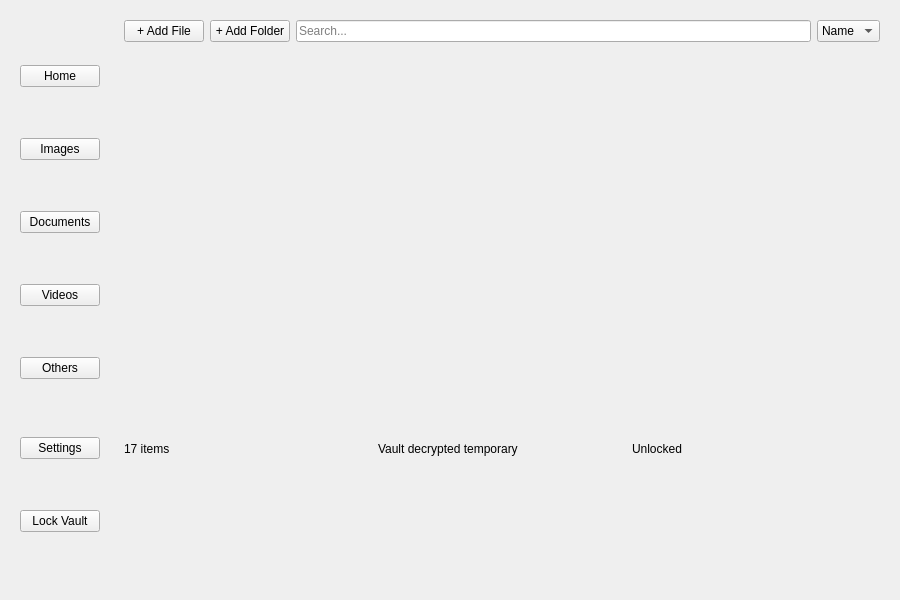
<?xml version="1.0" encoding="UTF-8"?>
<ui version="4.0">
 <class>vault_view</class>
 <widget class="QWidget" name="vault_view">
  <property name="geometry">
   <rect>
    <x>0</x>
    <y>0</y>
    <width>900</width>
    <height>600</height>
   </rect>
  </property>
  <property name="windowTitle">
   <string>Secure Vault</string>
  </property>

  <layout class="QHBoxLayout" name="rootLayout">
   <item>
    <widget class="QWidget" name="sidebar">
     <layout class="QVBoxLayout" name="sidebarLayout">
      <item><widget class="QPushButton" name="btn_home"><property name="text"><string>Home</string></property></widget></item>
      <item><widget class="QPushButton" name="btn_images"><property name="text"><string>Images</string></property></widget></item>
      <item><widget class="QPushButton" name="btn_documents"><property name="text"><string>Documents</string></property></widget></item>
      <item><widget class="QPushButton" name="btn_videos"><property name="text"><string>Videos</string></property></widget></item>
      <item><widget class="QPushButton" name="btn_others"><property name="text"><string>Others</string></property></widget></item>

      <item>
       <spacer name="sidebar_spacer">
        <property name="orientation"><enum>Qt::Vertical</enum></property>
       </spacer>
      </item>

      <item><widget class="QPushButton" name="btn_settings"><property name="text"><string>Settings</string></property></widget></item>
      <item><widget class="QPushButton" name="btn_lock"><property name="text"><string>Lock Vault</string></property></widget></item>
     </layout>
    </widget>
   </item>

   <item>
    <widget class="QWidget" name="content">
     <layout class="QVBoxLayout" name="contentLayout">

      <item>
       <layout class="QHBoxLayout" name="toolbarLayout">
        <item><widget class="QPushButton" name="btn_add_file"><property name="text"><string>+ Add File</string></property></widget></item>
        <item><widget class="QPushButton" name="btn_add_folder"><property name="text"><string>+ Add Folder</string></property></widget></item>
        <item><widget class="QLineEdit" name="search_box"><property name="placeholderText"><string>Search...</string></property></widget></item>
        <item><widget class="QComboBox" name="sort_dropdown">
          <item><property name="text"><string>Name</string></property></item>
          <item><property name="text"><string>Date</string></property></item>
          <item><property name="text"><string>Type</string></property></item>
        </widget></item>
       </layout>
      </item>

      <item>
       <widget class="QWidget" name="gridArea">
        <layout class="QGridLayout" name="fileGrid"/>
       </widget>
      </item>

      <item>
       <layout class="QHBoxLayout" name="footerLayout">
        <item><widget class="QLabel" name="footer_items"><property name="text"><string>17 items</string></property></widget></item>
        <item><widget class="QLabel" name="footer_status"><property name="text"><string>Vault decrypted temporary</string></property></widget></item>
        <item><widget class="QLabel" name="footer_secure"><property name="text"><string>Unlocked</string></property></widget></item>
       </layout>
      </item>

     </layout>
    </widget>
   </item>

  </layout>
 </widget>
 <resources/>
 <connections/>
</ui>
